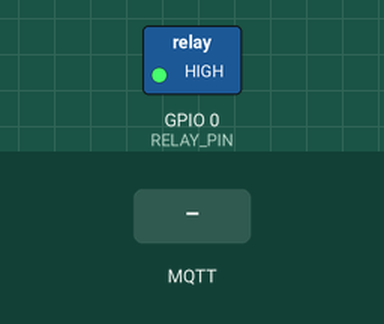
The sketch below on a simulated ESP8266 (NodeMCU). Shown: switched loads named in the sketch (green lamp = pin HIGH). Inputs (shaded band) come from the test bench. WiFi joins after 1.5 s; servers stay silent unless stated; no MQTT or app messages arrive unless stated.

Above: at 3.7 s.
3.8 s: MQTT message "ON" arrives on the first subscribed topic
At 4.6 s:
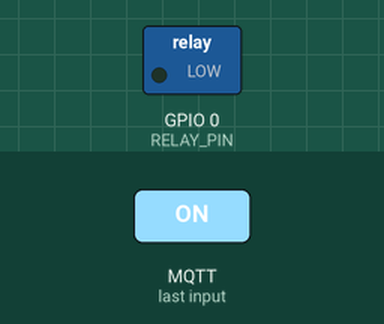
5.3 s: MQTT message "OFF" arrives on the first subscribed topic
At 5.8 s:
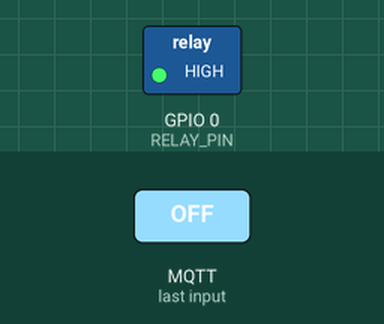
Timing chart, 0 to 8.3 s (numbered marks = the images above; inputs shaded):
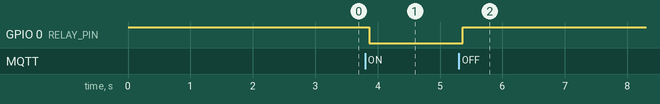

Measured:
- after the input at 3.8 s, GPIO 0 (RELAY_PIN): HIGH → LOW after 0.06 s
- after the input at 5.3 s, GPIO 0 (RELAY_PIN): LOW → HIGH after 0.07 s

The sketch:

main.ino.ino
```cpp
// Include required libraries
#include <ESP8266WiFi.h>     // WiFi library for ESP8266
#include <PubSubClient.h>    // MQTT client library

// WiFi credentials (replace with your network details)
const char* ssid     = "NETWORK_NAME";
const char* password = "NETWORK_PASSWORD";

// MQTT Broker IP (Raspberry Pi running Mosquitto)
const char* mqtt_server = "IP_ADDRESS_OF_RASPBERRY_PI";

// ----------- CONFIGURATION (EDIT FOR EACH NODE) -----------

// Unique client ID for each ESP device
#define CLIENT_ID   "ESP04_Relay4"

// MQTT topic this device will subscribe to
#define MQTT_TOPIC  "kitchen/light"

// GPIO pin connected to relay
#define RELAY_PIN 0

// ---------------------------------------------------------

// Create WiFi and MQTT client objects
WiFiClient espClient;
PubSubClient client(espClient);


// ----------- FUNCTION: CONNECT TO WIFI -----------
void setup_wifi() {
  delay(10);

  WiFi.mode(WIFI_STA);             // Set ESP as Station mode
  WiFi.begin(ssid, password);      // Start WiFi connection

  int timeout = 0;

  // Wait for connection (max ~10 seconds)
  while (WiFi.status() != WL_CONNECTED && timeout < 20) {
    delay(500);
    timeout++;
  }

  // Extra delay for stability after connection
  delay(1000);
}


// ----------- FUNCTION: MQTT MESSAGE CALLBACK -----------
// This function runs whenever a message is received on subscribed topic
void callback(char* topic, byte* payload, unsigned int length) {

  String message = "";

  // Convert received byte payload into String
  for (int i = 0; i < length; i++) {
    message += (char)payload[i];
  }

  // Control relay based on message
  if (message == "ON") {
    digitalWrite(RELAY_PIN, LOW);   // Relay ON (active-LOW)
  }
  else if (message == "OFF") {
    digitalWrite(RELAY_PIN, HIGH);  // Relay OFF
  }
}


// ----------- FUNCTION: RECONNECT TO MQTT BROKER -----------
void reconnect() {

  int retries = 0;

  // Try to reconnect up to 5 times
  while (!client.connected() && retries < 5) {

    // Attempt connection with client ID
    if (client.connect(CLIENT_ID)) {

      // Subscribe to topic after successful connection
      client.subscribe(MQTT_TOPIC);

    } else {

      // Wait before retrying
      delay(2000);
      retries++;
    }
  }
}


// ----------- SETUP FUNCTION (RUNS ONCE) -----------
void setup() {

  // IMPORTANT: Set relay OFF before anything else
  // GPIO0 LOW during boot = flash mode (can break startup)
  pinMode(RELAY_PIN, OUTPUT);
  digitalWrite(RELAY_PIN, HIGH);  // Relay OFF (safe state)

  // Serial disabled to save memory & free GPIO pins
  // Uncomment if debugging required
  // Serial.begin(115200);

  // Connect to WiFi
  setup_wifi();

  // Configure MQTT server and port
  client.setServer(mqtt_server, 1883);

  // Set keep-alive interval (seconds)
  client.setKeepAlive(60);

  // Set callback function for incoming messages
  client.setCallback(callback);
}


// ----------- LOOP FUNCTION (RUNS CONTINUOUSLY) -----------
void loop() {

  // Ensure MQTT connection is alive
  if (!client.connected()) {
    reconnect();
  }

  // Process incoming MQTT messages
  client.loop();

  // Small delay to avoid watchdog reset
  delay(100);
}
```
